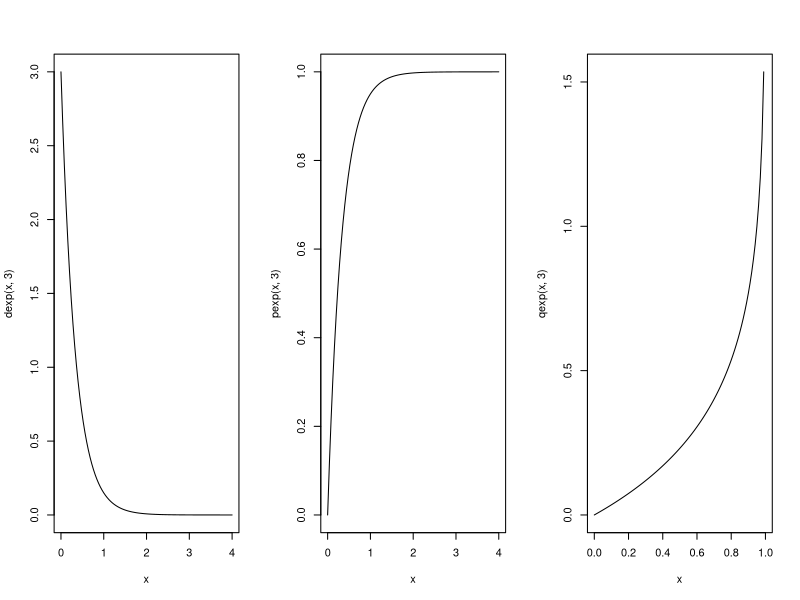

Write the R code that produced this figure.
# 39
par(mfrow = c(1, 3))
curve(dexp(x, 3), from = 0, to = 4)
curve(pexp(x, 3), from = 0, to = 4)
curve(qexp(x, 3), from = 0, to = 1)
